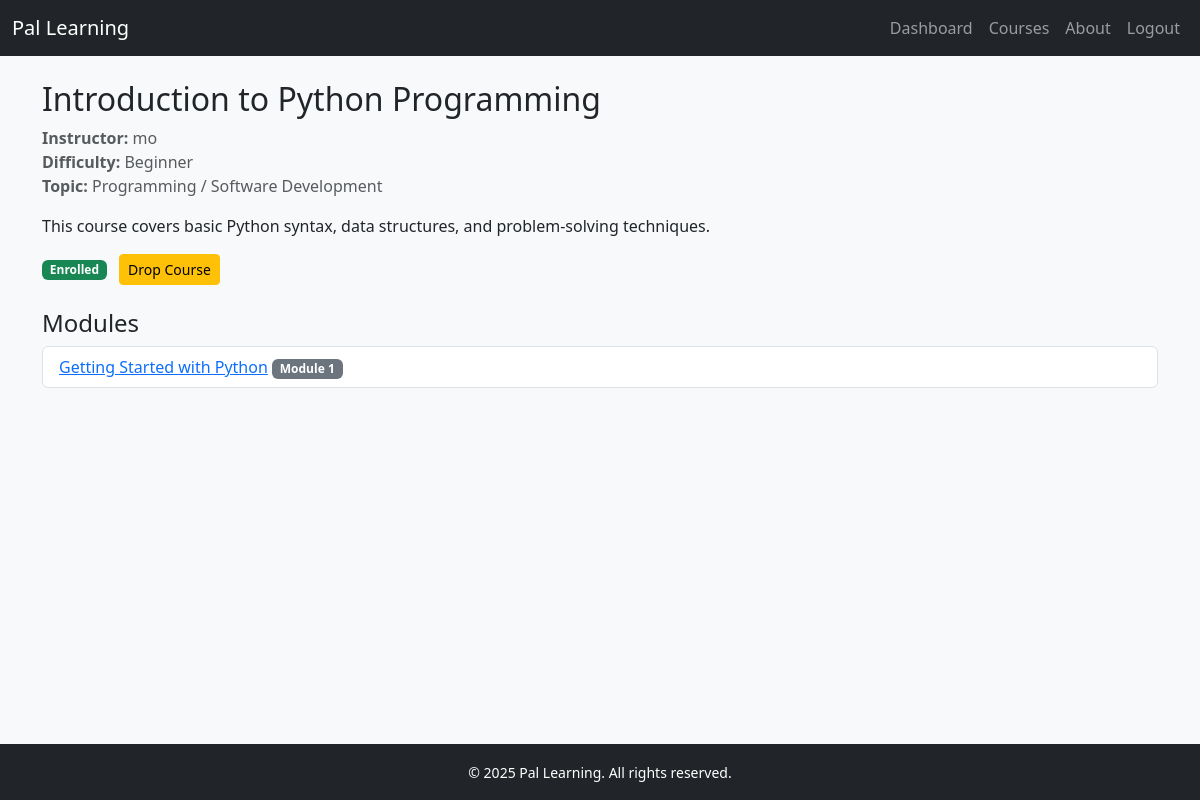
The page /courses/3/ (signed in) on the database its author committed.
### pal_learning_app/models.py (models this page shows, shortened)
class Course(models.Model):
    BEGINNER     = 'beginner'
    INTERMEDIATE = 'intermediate'
    ADVANCED     = 'advanced'
    DIFFICULTY_CHOICES = [
        (BEGINNER,     'Beginner'),
        (INTERMEDIATE, 'Intermediate'),
        (ADVANCED,     'Advanced'),
    ]
    title        = models.CharField(max_length=255)
    description  = models.TextField(blank=True)
    topic        = models.CharField(max_length=100, blank=True)
    difficulty   = models.CharField(max_length=20, choices=DIFFICULTY_CHOICES, default=BEGINNER)
    instructor   = models.ForeignKey(settings.AUTH_USER_MODEL, on_delete=models.PROTECT, related_name='courses_taught')
    created_at   = models.DateTimeField(auto_now_add=True)
    updated_at   = models.DateTimeField(auto_now=True)

class CustomUser(AbstractUser):
    STUDENT    = 'student'
    INSTRUCTOR = 'instructor'
    ADMIN      = 'admin'
    ROLE_CHOICES = [
        (STUDENT,    'Student'),
        (INSTRUCTOR, 'Instructor'),
        (ADMIN,      'Admin'),
    ]
    objects = UserManager()
    email        = models.EmailField('email address', unique=True)
    role         = models.CharField(max_length=20, choices=ROLE_CHOICES, default=STUDENT)
    address      = models.CharField(max_length=255, blank=True)
    is_approved  = models.BooleanField(default=False)
    created_at   = models.DateTimeField(auto_now_add=True)
    updated_at   = models.DateTimeField(auto_now=True)
    USERNAME_FIELD = 'email'
    REQUIRED_FIELDS = []

class Module(models.Model):
    course     = models.ForeignKey(Course, on_delete=models.CASCADE, related_name='modules')
    title      = models.CharField(max_length=255)
    sort_order = models.PositiveIntegerField(default=0)
    class Meta:
        ordering = ['sort_order']

### pal_learning_app/views.py (the view)
# urls.py: path('courses/<int:course_id>/',          views.course_detail,  name='course_detail'),
@login_required
def course_detail(request, course_id):
    course  = get_object_or_404(Course, pk=course_id)
    modules = course.modules.all()
    enrollment = None
    if request.user.role == CustomUser.STUDENT:
        enrollment = Enrollment.objects.filter(
            student=request.user,
            course=course
        ).first()
    return render(request, 'course_detail.html', {
        'course'     : course,
        'modules'    : modules,
        'enrollment' : enrollment,
    })

### pal_learning_app/templates/course_detail.html (shortened to what this page needs)
{% extends 'base.html' %}
{% block content %}
  <div class="mb-4">
    <h2>{{ course.title }}</h2>
    <p class="text-muted">
      <strong>Instructor:</strong> {{ course.instructor.first_name }}<br>
      <strong>Difficulty:</strong> {{ course.get_difficulty_display }}<br>
      <strong>Topic:</strong> {{ course.topic }}
    </p>
    <p>{{ course.description }}</p>
{% if request.user.is_authenticated and request.user.role == 'student' %}
  {% if not enrollment %}
    <form action="{% url 'enroll_course' course.id %}"
          method="post" style="display:inline;">
      {% csrf_token %}
      <button type="submit" class="btn btn-primary btn-sm">
        Enroll in this Course
      </button>
    </form>
  {% elif enrollment.status == 'in_progress' %}
    <span class="badge bg-success">Enrolled</span>
    <form action="{% url 'drop_course' course.id %}"
          method="post"
          style="display:inline; margin-left:.5rem;"
          onsubmit="return confirm('Are you sure you want to DROP this course?');">
      <button type="submit" class="btn btn-warning btn-sm">
        Drop Course
      </button>
    </form>
  {% endif %}
{% endif %}
  </div>
  <h4>Modules</h4>
  {% if modules %}
    <ul class="list-group mb-4">
      {% for module in modules %}
        <li class="list-group-item d-flex justify-content-between align-items-center">
          <div>
            <a href="{% url 'module_detail' module.id %}">{{ module.title }}</a>
            <span class="badge bg-secondary">Module {{ forloop.counter }}</span>
          </div>
        </li>
      {% endfor %}
    </ul>
  {% else %}
    <div class="alert alert-info">No modules added to this course yet.</div>
  {% endif %}
{% endblock %}

### rows shown on the page
Course: title "Introduction to Python Programming", instructor.first_name "mo", difficulty "Beginner", topic "Programming / Software Development", description "This course covers basic Python syntax, data structures, and problem-solving techniques."
Module: title "Getting Started with Python"
